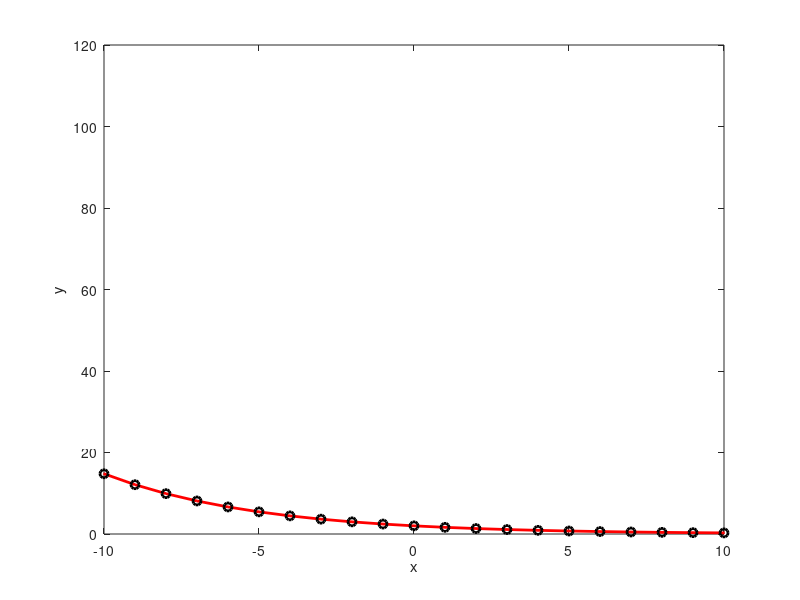

This chart was generated by the following MATLAB code:
clear all; clc;

x = -20:1:20; 

y = 2.*exp(-0.2.*x)

plot(x,y, 'Marker', 'o', 'MarkerEdgeColor', 'black','color', 'red', 'LineWidth',2)
xlim([-10 10])

xlabel('x')
ylabel('y')

